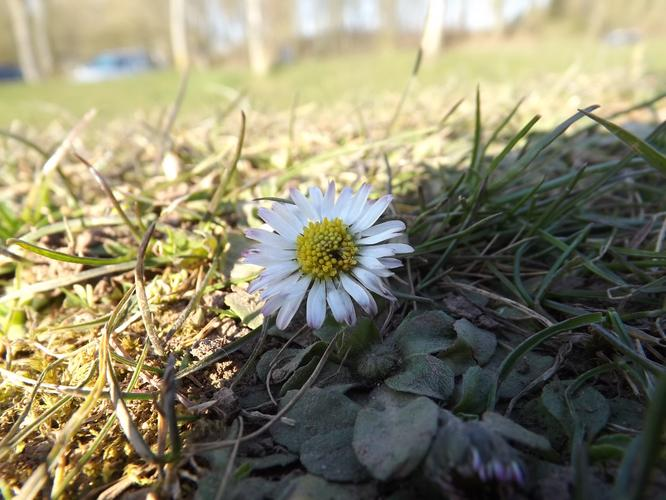
#> input picture flowers/train/daisy/12889583924_c58f32a51c_o.jpg, 666 x 500 px; its folder holds only this picture in this run
$ jupyter execute --allow-errors Demo.ipynb
#> lines starting #> are read from the running program, lines starting #| are printed output that depends on the picture
# Import necessary libraries

[cell 1]
import os
import re
import cv2
import pickle
import numpy as np
from skimage.feature import hog
from sklearn.svm import SVC
from matplotlib import pyplot as plt
from sklearn.model_selection import train_test_split
from sklearn.metrics import accuracy_score, precision_score, recall_score, f1_score
from sklearn.metrics import classification_report
from sklearn.metrics import confusion_matrix
from skimage.feature import local_binary_pattern
from sklearn.decomposition import PCA
from sklearn.discriminant_analysis import LinearDiscriminantAnalysis as LDA
from sklearn.decomposition import PCA, FastICA
from sklearn.preprocessing import LabelEncoder
from sklearn.svm import SVC
import seaborn as sns
from sklearn.preprocessing import StandardScaler
from sklearn.ensemble import GradientBoostingClassifier

# Visualizing data

[cell 2]
import os
import matplotlib.pyplot as plt

def get_folder_statistics(directory):
    folders = []
    file_counts = []
    num_files = 0

    for folder in os.listdir(directory):
        folder_path = os.path.join(directory, folder)
        if os.path.isdir(folder_path):
            folders.append(folder)
            count = len(os.listdir(folder_path))
            file_counts.append(count)
            num_files += count

    return folders, file_counts, num_files

# Directories
train_dir = 'flowers/train'
val_dir = 'flowers/val'
test_dir = 'flowers/test'

# Get statistics for each dataset
folders_train, file_counts_train, num_train = get_folder_statistics(train_dir)
#> pass 2 of the loop in get_folder_statistics, `for folder in os.listdir(directory):`:
#> (the rest of this cell did not finish here and is left out)

folders_test, file_counts_test, num_test = get_folder_statistics(test_dir)

print('Number of training samples:', num_train)
print('Number of test samples:', num_test)
print('Number of validation samples:', num_val)

# Plot bar charts for each dataset in one figure
colors = ["#FF9999", "#FFCC99", "#FFFF99", "#99FF99", "#99CCFF", '#FFFC23', '#FF9215']

fig, (ax1, ax2, ax3) = plt.subplots(3, 1, figsize=(12, 18))

# Training data
ax1.bar(folders_train, file_counts_train, color=colors)
ax1.set_xlabel('Name of Flowers')
ax1.set_ylabel('Number of Flowers')
ax1.set_title('Training Data')

# Validation data
ax2.bar(folders_val, file_counts_val, color=colors)
ax2.set_xlabel('Name of Flowers')
ax2.set_ylabel('Number of Flowers')
ax2.set_title('Validation Data')

# Test data
ax3.bar(folders_test, file_counts_test, color=colors)
ax3.set_xlabel('Name of Flowers')
ax3.set_ylabel('Number of Flowers')
ax3.set_title('Test Data')

plt.tight_layout()
plt.show()

# Data processing

[cell 3]
import os
import cv2
import numpy as np
from skimage.feature import hog


def compute_color_histogram(image, bins=(8, 8, 8)):
    # Convert the image to HSV color space
    hsv_image = cv2.cvtColor(image, cv2.COLOR_BGR2HSV)
    # Compute the color histogram
    hist = cv2.calcHist([hsv_image], [0, 1, 2], None, bins, [0, 180, 0, 256, 0, 256])
    # Normalize the histogram
    hist = cv2.normalize(hist, hist).flatten()
    return hist

def load_images(folder_path, flower_types):
    features = []
    labels = []
    for flower in flower_types:
        flower_folder = os.path.join(folder_path, flower)
        for img in os.listdir(flower_folder):
            img_path = os.path.join(flower_folder, img)
            image = cv2.imread(img_path)
            if image is None:
                continue
            image = np.array(image).astype('uint8')
            image = cv2.resize(image, (64, 64))
            grey_image = cv2.cvtColor(image, cv2.COLOR_BGR2GRAY)

            # Extract HOG features
            hog_features = hog(grey_image, orientations=9, pixels_per_cell=(8, 8),
                               cells_per_block=(2, 2), transform_sqrt=True, block_norm="L2")

            # Extract color histogram features
            color_hist = compute_color_histogram(image)

            # Concatenate HOG and color histogram features
            combined_features = np.hstack((hog_features, color_hist))

            features.append(combined_features)
            labels.append(flower)

    return features, labels

[cell 4]
# Load and preprocess data
# flower_types = [ 'Orchid', 'Sunflower', 'Tulip', 'Lotus', 'Lilly']
flower_types = [folder for folder in os.listdir(train_dir)]
# flower_types = ['daisy', 'danelion','lily', 'orchid', 'sunflower', 'tulip']
X_train, y_train = load_images(train_dir, flower_types)
#> in load_images, image is the input picture: shape (500, 666, 3); mean B, G, R 107.1, 132.4, 136.7
#> in load_images, `image = cv2.resize(image, (64, 64))`:
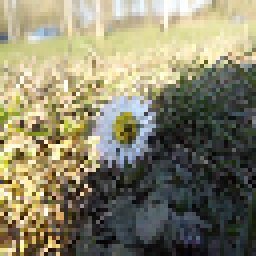
#> image: shape (64, 64, 3) (shown 4 times larger); mean B, G, R 106.7, 132, 136.3
#> in load_images, `grey_image = cv2.cvtColor(image, cv2.COLOR_BGR2GRAY)`:
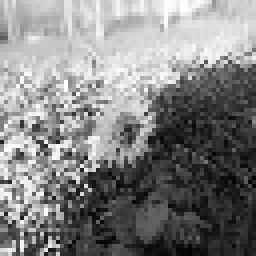
#> grey_image: shape (64, 64) (shown 4 times larger); min 3, max 254, mean 130.4
#> in load_images, `hog_features = hog(grey_image, orientations=9, pixels_per_cell=(8, 8),..`: hog_features = 1764 values, max 0.583 at index 209, min 0 at index 1760, mean 0.145
#> in compute_color_histogram, `hsv_image = cv2.cvtColor(image, cv2.COLOR_BGR2HSV)`: hsv_image: shape (64, 64, 3); mean H, S, V 50.3, 69, 141.3
#> in compute_color_histogram, `hist = cv2.normalize(hist, hist).flatten()`: hist = 512 values, max 0.505 at index 86, min 0 at index 47, mean 0.0138
#> in load_images, `color_hist = compute_color_histogram(image)`: color_hist has the same summary as hist in compute_color_histogram
#> in load_images, `combined_features = np.hstack((hog_features, color_hist))`: combined_features = 2276 values, max 0.583 at index 209, min 0 at index 1760, mean 0.115
#> pass 2 of the loop in load_images, `for flower in flower_types:`:
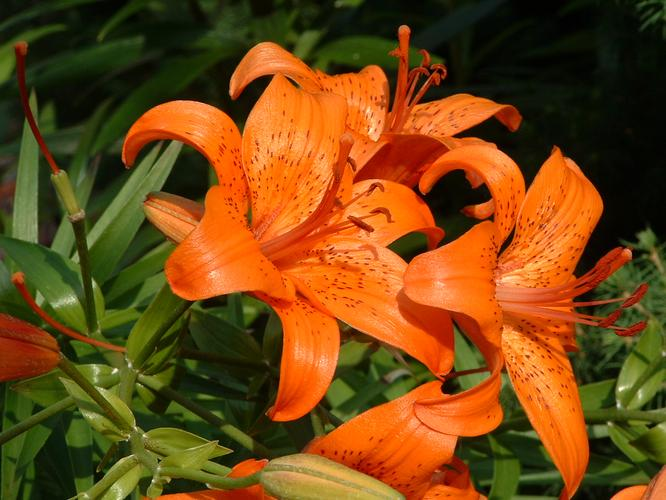
#> input picture flowers/train/lily/129050498_d01e8a72b0_o.jpg, 666 x 500 px
#> in load_images, image is the input picture: shape (500, 666, 3); mean B, G, R 19.4, 71.3, 115.1
#> in load_images, `image = cv2.resize(image, (64, 64))`:
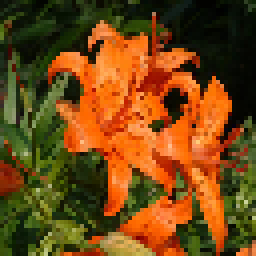
#> image: shape (64, 64, 3) (shown 4 times larger); mean B, G, R 19.5, 71.5, 115.2
#> in load_images, `grey_image = cv2.cvtColor(image, cv2.COLOR_BGR2GRAY)`:
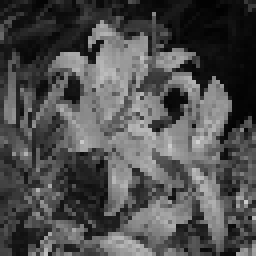
#> grey_image: shape (64, 64) (shown 4 times larger); min 1, max 209, mean 78.6
#> hog_features = 1764 values, max 0.674 at index 202, min 0 at index 6, mean 0.137
#> hsv_image: shape (64, 64, 3); mean H, S, V 28.4, 204, 121.9
#> color_hist = 512 values, max 0.735 at index 63, min 0 at index 1, mean 0.00941
#> combined_features = 2276 values, max 0.735 at index 1827, min 0 at index 6, mean 0.108
#> X_train = 2 items; y_train = ['daisy', 'lily']
X_val, y_val = load_images(val_dir, flower_types)
#> pass 2 of the loop in load_images, `for flower in flower_types:`:
#> X_val = 2 items; y_val = ['daisy', 'lily']
X_test, y_test = load_images(test_dir, flower_types)
#> pass 2 of the loop in load_images, `for flower in flower_types:`:
#> X_test = 2 items; y_test = ['daisy', 'lily']

X_train = np.array(X_train)
y_train = np.array(y_train)
X_test = np.array(X_test)
y_test = np.array(y_test)
X_val = np.array(X_val)
y_val = np.array(y_val)
# Kiểm tra dữ liệu sau khi tải
print(f"Number of training samples: {len(X_train)}")
#| Number of training samples: 2
print(f"Number of validation samples: {len(X_val)}")
#| Number of validation samples: 2
print(f"Number of testing samples: {len(X_test)}")
#| Number of testing samples: 2

[cell 5]
# Encode labels
encoder = LabelEncoder()
y_train_encoded = encoder.fit_transform(y_train)
#> y_train_encoded = [0, 1]
y_val_encoded = encoder.transform(y_val)
#> y_val_encoded = [0, 1]
y_test_encoded = encoder.transform(y_test)
#> y_test_encoded = [0, 1]

print("Label to Encoded Mapping:")
for original_label, encoded_label in zip(encoder.classes_, range(len(encoder.classes_))):
    print(f"{original_label} -> {encoded_label}")

# Standardize data
scaler = StandardScaler()
X_train_scaled = scaler.fit_transform(X_train)
X_val_scaled = scaler.transform(X_val)
X_test_scaled = scaler.transform(X_test)

[cell 6]
# Apply PCA
pca = PCA(n_components=0.95)
print(X_train.shape)
#| (2, 2276)
X_train_pca = pca.fit_transform(X_train_scaled)
#> X_train_pca = [-45.03, 45.03]
print(X_train_pca.shape)
#| (2, 1)
X_val_pca = pca.transform(X_val_scaled)
#> X_val_pca = [-45.03, 45.03]
X_test_pca = pca.transform(X_test_scaled)
#> X_test_pca = [-45.03, 45.03]

# Initiating necessary functions

[cell 7]
def evaluate_model(model, X_train, X_val, y_train, y_val):
    # Huấn luyện mô hình
    model.fit(X_train, y_train)
    # Dự đoán trên tập validation
    y_pred = model.predict(X_val)

    # Tính các chỉ số đánh giá
    accuracy = accuracy_score(y_val, y_pred)
    precision = precision_score(y_val, y_pred, average='weighted')
    recall = recall_score(y_val, y_pred, average='weighted')
    f1 = f1_score(y_val, y_pred, average='weighted')

    # In các chỉ số đánh giá
    print(f"Accuracy: {accuracy:.4f}")
    print(f"Precision: {precision:.4f}")
    print(f"Recall: {recall:.4f}")
    print(f"F1-score: {f1:.4f}")

    # In báo cáo phân loại chi tiết
    print("\nClassification Report:\n")
    print(classification_report(y_val, y_pred))

    # Vẽ confusion matrix
    cm = confusion_matrix(y_val, y_pred)
    plt.figure(figsize=(8, 6))
    plt.imshow(cm, interpolation='nearest', cmap=plt.cm.Blues)
    plt.title('Confusion matrix')
    plt.colorbar()
    classes = np.unique(y_val)  # Lấy các nhãn lớp tương ứng với thực tế
    tick_marks = np.arange(len(classes))
    plt.xticks(tick_marks, classes, rotation=45)
    plt.yticks(tick_marks, classes)

    # Ghi nhãn trên các ô của ma trận
    thresh = cm.max() / 2.
    for i, j in np.ndindex(cm.shape):
        plt.text(j, i, format(cm[i, j], 'd'),
                 horizontalalignment="center",
                 color="white" if cm[i, j] > thresh else "black")

    plt.ylabel('True label')
    plt.xlabel('Predicted label')
    plt.tight_layout()
    plt.show()

[cell 8]
import cv2
import matplotlib.pyplot as plt

def plot_color_histogram(image, h_bins=180, s_bins=256, v_bins=256):
    # Convert the image to HSV color space
    hsv_image = cv2.cvtColor(image, cv2.COLOR_BGR2HSV)

    # Compute the histogram for each channel
    h_hist = cv2.calcHist([hsv_image], [0], None, [h_bins], [0, 180])
    s_hist = cv2.calcHist([hsv_image], [1], None, [s_bins], [0, 256])
    v_hist = cv2.calcHist([hsv_image], [2], None, [v_bins], [0, 256])

    # Plot the histograms
    plt.figure(figsize=(12, 6))

    plt.subplot(131)
    plt.plot(h_hist, color='r')
    plt.title('Hue Histogram')
    plt.xlabel('Bins')
    plt.ylabel('Frequency')

    plt.subplot(132)
    plt.plot(s_hist, color='g')
    plt.title('Saturation Histogram')
    plt.xlabel('Bins')
    plt.ylabel('Frequency')

    plt.subplot(133)
    plt.plot(v_hist, color='b')
    plt.title('Value Histogram')
    plt.xlabel('Bins')
    plt.ylabel('Frequency')

    plt.tight_layout()
    plt.show()

# SVM

[cell 9]
# Initialize SVM model
svm = SVC(kernel= 'linear', C = 15)

evaluate_model(svm, X_train_pca, X_val_pca, y_train_encoded, y_val_encoded)
#> in evaluate_model, `y_pred = model.predict(X_val)`: y_pred = [0, 1]
#> in evaluate_model, `accuracy = accuracy_score(y_val, y_pred)`: accuracy = 1
#| Accuracy: 1.0000
#| Precision: 1.0000
#| Recall: 1.0000
#| F1-score: 1.0000
#|               precision    recall  f1-score   support
#|            0       1.00      1.00      1.00         1
#|            1       1.00      1.00      1.00         1
#|     accuracy                           1.00         2
#|    macro avg       1.00      1.00      1.00         2
#| weighted avg       1.00      1.00      1.00         2
#> in evaluate_model, `cm = confusion_matrix(y_val, y_pred)`: cm = [[1, 0], [0, 1]]
#> in evaluate_model, `classes = np.unique(y_val)`: classes = [0, 1]
#> in evaluate_model, `thresh = cm.max() / 2.`: thresh = 0.5
#> in evaluate_model, `plt.show()`:
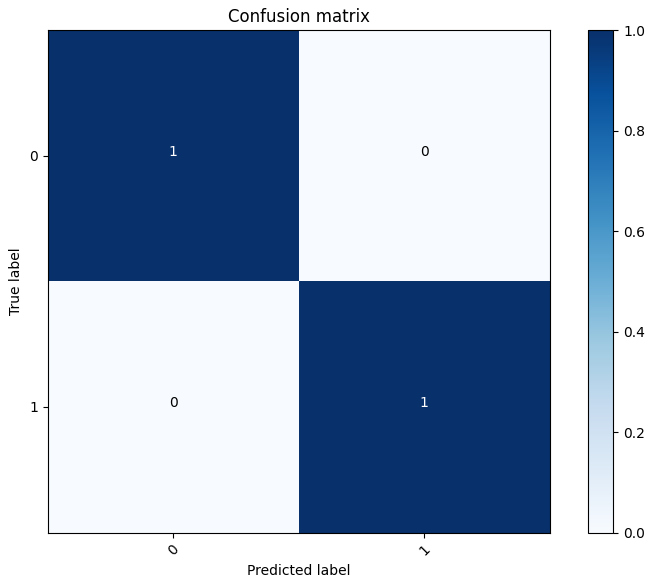
#> figure drawn by matplotlib, 2 panels
